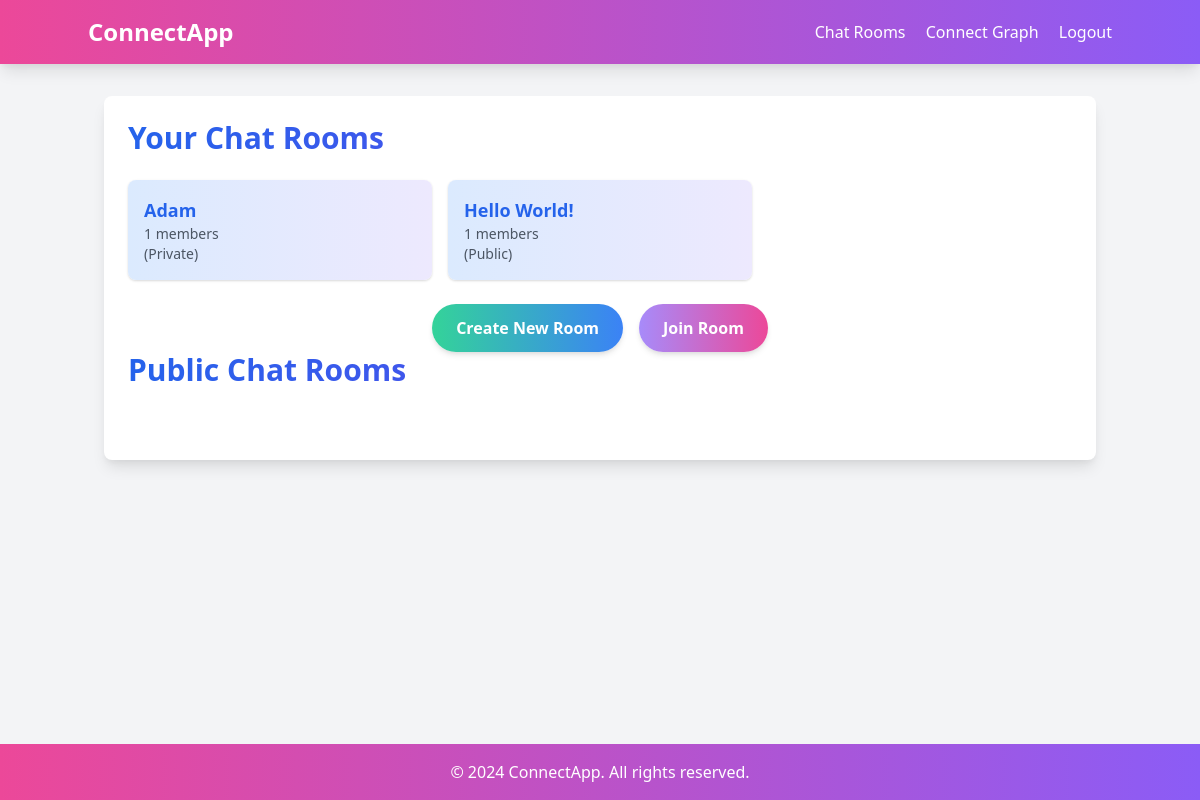
Page /chat (signed in) on the committed database.
### app.py (models this page shows)
class Room(db.Model):
    id = db.Column(db.Integer, primary_key=True)
    name = db.Column(db.String(150), unique=True, nullable=False)
    created_by = db.Column(db.Integer, db.ForeignKey('user.id'), nullable=False)
    messages = db.relationship('Message', backref='room', lazy=True)
    users = db.relationship('User', secondary=user_rooms, back_populates='rooms')
    is_public = db.Column(db.Boolean, default=False)

### app.py (the view)
@app.route('/chat')
@login_required
def chat():
    public_rooms = Room.query.filter_by(is_public=True).all()
    user_rooms = current_user.rooms
    rooms = list(set(public_rooms + user_rooms))
    return render_template('chat.html', rooms=rooms)

### app.py (called while the page is built)
@login_manager.user_loader
def load_user(user_id):
    return User.query.get(int(user_id))

### templates/chat.html (shortened to what this page needs)
{% extends "base.html" %}
{% block content %}
<div class="bg-white p-6 rounded-lg shadow-lg">
    <h2 class="text-3xl font-bold mb-6 text-transparent bg-clip-text bg-gradient-to-r from-blue-600 to-purple-600">Your Chat Rooms</h2>
    <div class="grid grid-cols-1 md:grid-cols-2 lg:grid-cols-3 gap-4 mb-6">
        {% for room in rooms %}
            {% if current_user in room.users %}
            <a href="{{ url_for('room_chat', room_id=room.id) }}" class="block bg-gradient-to-r from-blue-100 to-purple-100 hover:from-blue-200 hover:to-purple-200 p-4 rounded-lg shadow transition duration-300 transform hover:scale-105">
                <h3 class="text-lg font-semibold text-blue-600">{{ room.name }}</h3>
                <p class="text-sm text-gray-600">{{ room.users|length }} members</p>
                {% if room.is_public %}
                    <p class="text-sm text-gray-600">(Public)</p>
                {% else %}
                    <p class="text-sm text-gray-600">(Private)</p>
                {% endif %}
            </a>
            {% endif %}
        {% endfor %}
    </div>
    <div class="flex justify-center space-x-4">
        <a href="{{ url_for('create_room') }}" class="bg-gradient-to-r from-green-400 to-blue-500 hover:from-green-500 hover:to-blue-600 text-white font-bold py-3 px-6 rounded-full transition duration-300 transform hover:scale-105 shadow-md hover:shadow-lg">
            Create New Room
        </a>
        <a href="{{ url_for('join_room') }}" class="bg-gradient-to-r from-purple-400 to-pink-500 hover:from-purple-500 hover:to-pink-600 text-white font-bold py-3 px-6 rounded-full transition duration-300 transform hover:scale-105 shadow-md hover:shadow-lg">
            Join Room
        </a>
    </div>
    <h2 class="text-3xl font-bold mb-6 text-transparent bg-clip-text bg-gradient-to-r from-blue-600 to-purple-600">Public Chat Rooms</h2>
</div>
{% endblock %}

### rows in the picture
Room: name "Adam", users|length "1", is_public "(Private)"
Room: name "Hello World!", users|length "1", is_public "(Public)"
